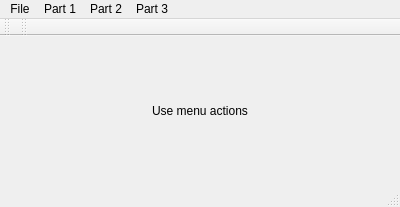
<?xml version="1.0" encoding="UTF-8"?>
<ui version="4.0">
 <class>MainWindow</class>
 <widget class="QMainWindow" name="MainWindow">
  <property name="geometry">
   <rect>
    <x>0</x>
    <y>0</y>
    <width>400</width>
    <height>207</height>
   </rect>
  </property>
  <property name="windowTitle">
   <string>MainWindow</string>
  </property>
  <widget class="QWidget" name="centralWidget">
   <layout class="QGridLayout" name="gridLayout">
    <item row="0" column="0">
     <widget class="QLabel" name="label">
      <property name="text">
       <string>Use menu actions</string>
      </property>
      <property name="alignment">
       <set>Qt::AlignCenter</set>
      </property>
     </widget>
    </item>
   </layout>
  </widget>
  <widget class="QMenuBar" name="menuBar">
   <property name="geometry">
    <rect>
     <x>0</x>
     <y>0</y>
     <width>400</width>
     <height>25</height>
    </rect>
   </property>
   <widget class="QMenu" name="menu">
    <property name="title">
     <string>File</string>
    </property>
   </widget>
   <widget class="QMenu" name="menuPart_1">
    <property name="title">
     <string>Part 1</string>
    </property>
    <addaction name="actionsubPart_1"/>
    <addaction name="actionsubPart_2"/>
    <addaction name="actionsubPart_3"/>
   </widget>
   <widget class="QMenu" name="menuPart_2">
    <property name="title">
     <string>Part 2</string>
    </property>
   </widget>
   <widget class="QMenu" name="menuPart_3">
    <property name="title">
     <string>Part 3</string>
    </property>
   </widget>
   <addaction name="menu"/>
   <addaction name="menuPart_1"/>
   <addaction name="menuPart_2"/>
   <addaction name="menuPart_3"/>
  </widget>
  <widget class="QToolBar" name="mainToolBar">
   <attribute name="toolBarArea">
    <enum>TopToolBarArea</enum>
   </attribute>
   <attribute name="toolBarBreak">
    <bool>false</bool>
   </attribute>
  </widget>
  <widget class="QStatusBar" name="statusBar"/>
  <widget class="QToolBar" name="toolBar">
   <property name="windowTitle">
    <string>toolBar</string>
   </property>
   <attribute name="toolBarArea">
    <enum>TopToolBarArea</enum>
   </attribute>
   <attribute name="toolBarBreak">
    <bool>false</bool>
   </attribute>
  </widget>
  <action name="actionk_th_bit">
   <property name="text">
    <string>subPart1</string>
   </property>
  </action>
  <action name="actionset_k_th_bit">
   <property name="text">
    <string>set k-th bit</string>
   </property>
  </action>
  <action name="actionswap_i_th_and_j_th_bits">
   <property name="text">
    <string>swap i-th and j-th bits</string>
   </property>
  </action>
  <action name="actionset_to_zero_m_bits">
   <property name="text">
    <string>set to zero m bits</string>
   </property>
  </action>
  <action name="actionsubPart_1">
   <property name="text">
    <string>subPart 1</string>
   </property>
  </action>
  <action name="actionsubPart_2">
   <property name="text">
    <string>subPart 2</string>
   </property>
  </action>
  <action name="actionsubPart_3">
   <property name="text">
    <string>subPart 3</string>
   </property>
  </action>
 </widget>
 <layoutdefault spacing="6" margin="11"/>
 <resources/>
 <connections/>
</ui>
